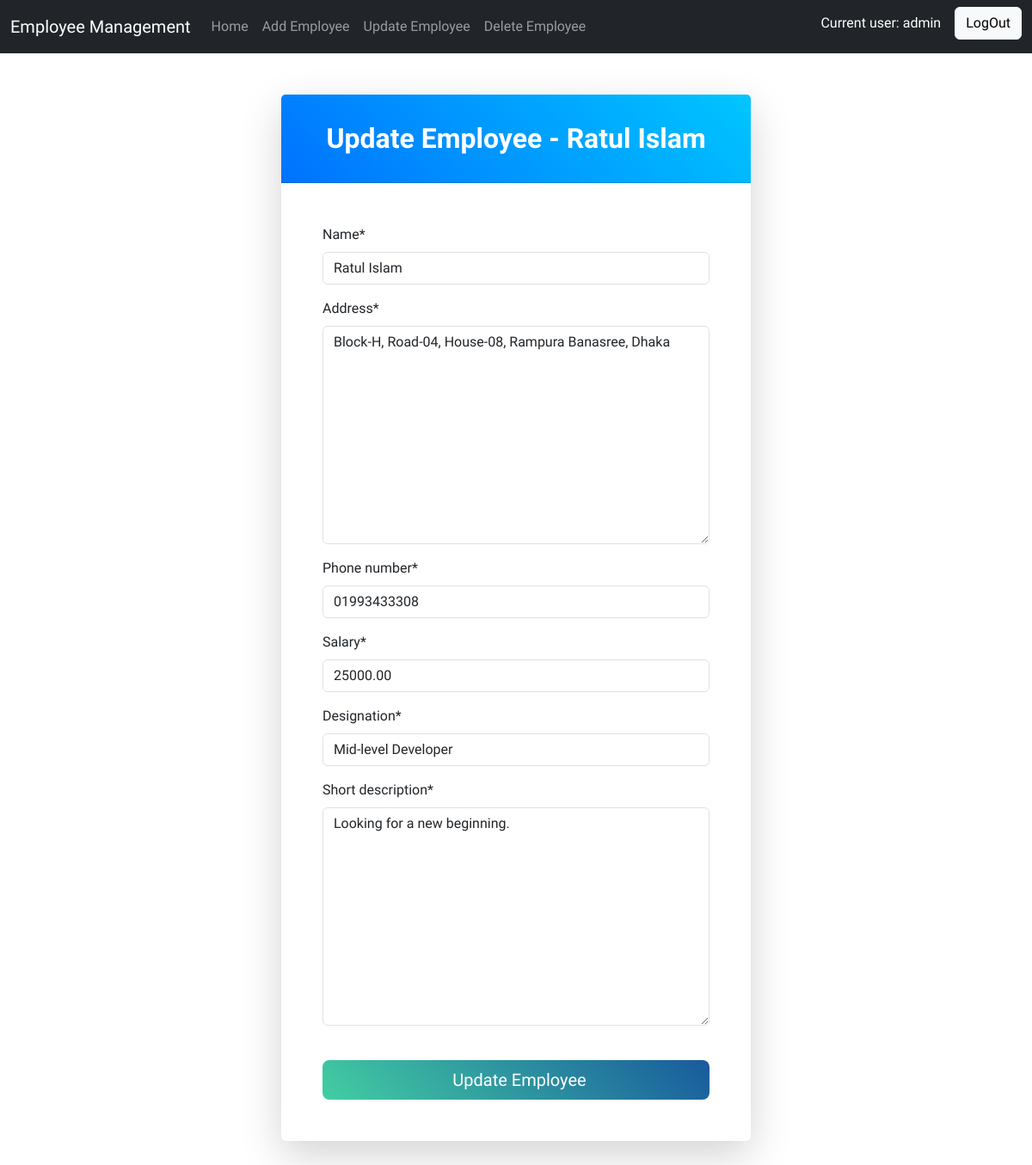
Page /update/1/ (signed in) on the committed database.
### employees/models.py (models this page shows, shortened)
class Employee(models.Model):
    phone_number_validator = RegexValidator(
        regex=r'^\d{10,15}$',
        message="Phone number must be between 10 and 15 digits and contain only numbers."
    )
    name = models.CharField(max_length=100)
    address = models.TextField()
    phone_number = models.CharField(
        max_length=15,
        unique=True,
        validators=[phone_number_validator]
    )
    salary = models.DecimalField(max_digits=10, decimal_places=2)
    designation = models.CharField(max_length=100)
    short_description = models.TextField()

### employees/views.py (the view)
# urls.py: path('update/<int:pk>/', views.update_employee, name='update_employee'),
@login_required(login_url='login')
def update_employee(request, pk):
    employee = get_object_or_404(Employee, pk=pk)  # Safer way to get the employee
    if request.method == "POST":
        form = EmployeeForm(request.POST, instance=employee, user=request.user)  # Pass the user
        if form.is_valid():
            form.save()
            return redirect('home')  # Redirect to home after updating
    else:
        form = EmployeeForm(instance=employee, user=request.user)  # Pass the user for initial form
    return render(request, 'update_employee.html', {'form': form, 'employee': employee})

### employees/forms.py (shortened to what this page needs)
class EmployeeForm(forms.ModelForm):
    class Meta:
        model = Employee
        fields = ['name', 'address', 'phone_number', 'salary', 'designation', 'short_description']
    def __init__(self, *args, **kwargs):
        user = kwargs.pop('user', None)  # Get the user from the kwargs
        super(EmployeeForm, self).__init__(*args, **kwargs)
        if self.instance.pk:
            if not user or not user.is_superuser:
                self.fields['salary'].disabled = True
                self.fields['designation'].disabled = True

### employees/templates/update_employee.html (shortened to what this page needs)
{% extends 'base.html' %}
{% load crispy_forms_tags %}
{% block content %}
<div class="row justify-content-center mt-5">
    <div class="col-md-8 col-lg-6">
        <div class="card shadow-lg border-0">
            <div class="card-header text-center bg-gradient-primary text-white py-4" style="background: linear-gradient(45deg, #0072ff, #00c6ff);">
                <h2 class="my-2 fw-bold">Update Employee - {{ employee.name }}</h2>
            </div>
            <div class="card-body p-5">
                <form method="POST" novalidate>
                    {{ form|crispy }}
                    <button type="submit" class="btn btn-primary w-100 btn-lg mt-4 py-2" style="background: linear-gradient(45deg, #43cea2, #185a9d); border: none;">
                         Update Employee
                    </button>
                </form>
            </div>
        </div>
    </div>
</div>
{% endblock %}

### templates/base.html (shortened to what this page needs)
<!DOCTYPE html>
<html lang="en">
<head>
    <link href="https://cdn.jsdelivr.net/npm/bootstrap@5.3.0-alpha1/dist/css/bootstrap.min.css" rel="stylesheet">
</head>
<body>
    <nav class="navbar navbar-expand-lg navbar-dark bg-dark">
        <div class="container-fluid">
            <a class="navbar-brand" href="{% url 'home' %}">Employee Management</a>
            <div class="collapse navbar-collapse" id="navbarNav">
                <ul class="navbar-nav me-auto">
                    <li class="nav-item">
                        <a class="nav-link" href="{% url 'home' %}">Home</a>
                    </li>
                    {% if request.user.is_staff %}
                    <li class="nav-item">
                        <a class="nav-link" href="{% url 'add_employee' %}">Add Employee</a>
                    </li>
                    <li class="nav-item">
                        <a class="nav-link" href="{% url 'update_page' %}">Update Employee</a>
                    </li>
                    <li class="nav-item">
                        <a class="nav-link" href="{% url 'delete_page' %}">Delete Employee</a>
                    </li>
                    {% endif %}
                </ul>
                <div class="d-flex justify-content-end align-items-center ms-auto">
                    <p class="d-inline mb-2 text-white me-3">Current user: {{ request.user }}</p>
                    <a href="{% url 'logout' %}" class="btn btn-light d-inline mb-2 ">LogOut</a>
                </div>
            </div>
        </div>
    </nav>
    <div class="container mt-4">
        {% block content %}{% endblock %}
    </div>
</body>
</html>

### templates/base.html (style rules this page uses)
body, h1, h2, h3, p, a, .navbar-brand, .nav-link { font-family: "Oxanium", sans-serif; }

### rows in the picture
Employee: name "Ratul Islam", address "Block-H, Road-04, House-08, Rampura Banasree, Dhaka", phone_number "01993433308", salary "25000.00", designation "Mid-level Developer", short_description "Looking for a new beginning."

### other values in the picture
{{ request.user }} "admin"
